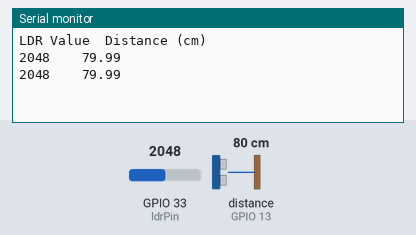
A sketch run on a simulated ESP32. Shown: the last lines printed to the serial monitor. Wiring (inferred from the names in the program): ultrasonic range finder: trigger GPIO 12; echo GPIO 13. Inputs (shaded band) come from the test bench; at power-on: distance to the obstacle (sensor on GPIO 13) 80 cm, GPIO 33 (ldrPin) = 2048. The echo pulse lasts 58.3 µs per cm.

Above: at 1.8 s.
1.9 s: distance to the obstacle (sensor on GPIO 13) set to 2 cm
At 2.8 s:
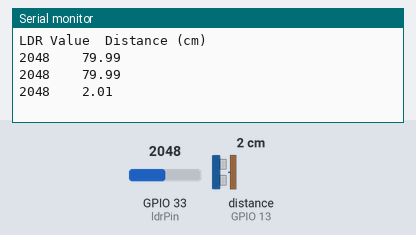
3.4 s: GPIO 33 (ldrPin) set to 2866
At 4.5 s:
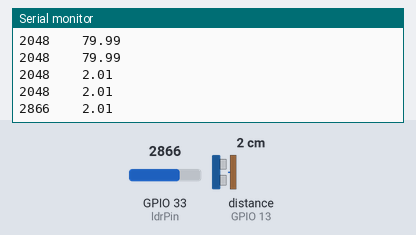
4.9 s: distance to the obstacle (sensor on GPIO 13) set to 4 cm
At 5.8 s:
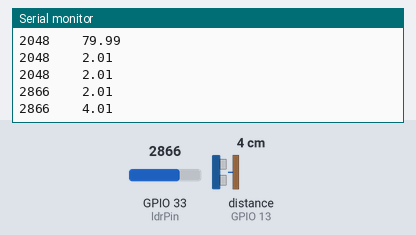
6.4 s: GPIO 33 (ldrPin) set to 3603
At 7.8 s:
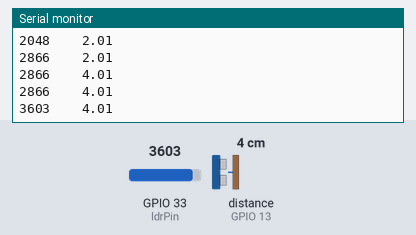
Timing chart, 0 to 8.9 s (numbered marks = the images above; inputs shaded):
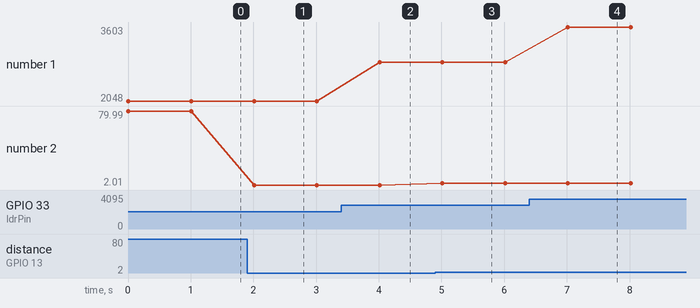

Measured:
- after the input at 1.9 s, the serial monitor: prints a new line after 0.11 s (image 1)
- after the input at 3.4 s, the serial monitor: prints a new line after 0.61 s (image 2)
- after the input at 4.9 s, the serial monitor: prints a new line after 0.11 s (image 3)
- after the input at 6.4 s, the serial monitor: prints a new line after 0.62 s (image 4)
- plotted number 1: 2048 → 2866 after the input at 3.4 s, 2866 → 3603 after the input at 6.4 s
- plotted number 2: 79.99 → 2.01 after the input at 1.9 s, 2.01 → 4.01 after the input at 4.9 s

The sketch:

LDR_HCSR04.ino
```cpp
#include <Arduino.h>

const int ldrPin = 33;
const int trigPin = 12;
const int echoPin = 13;

void setup() {
  Serial.begin(9600);
  pinMode(ldrPin, INPUT);
  pinMode(trigPin, OUTPUT);
  pinMode(echoPin, INPUT);
  Serial.println("LDR Value\tDistance (cm)");  // Encabezado de la tabla
}

void loop() {
  // Leer valor del LDR
  int ldrValue = analogRead(ldrPin);

  // Leer distancia del sensor HC-SR04
  digitalWrite(trigPin, LOW);
  delayMicroseconds(2);
  digitalWrite(trigPin, HIGH);
  delayMicroseconds(10);
  digitalWrite(trigPin, LOW);

  unsigned long duration = pulseIn(echoPin, HIGH, 30000);

  if (duration == 0) {
    Serial.print(ldrValue);
    Serial.print("\t\t");
    Serial.println("Fuera de rango");
  } else {
    float distance = duration * 0.0343 / 2;
    Serial.print(ldrValue);
    Serial.print("\t\t");
    Serial.println(distance);
  }

  delay(1000);
}
```
